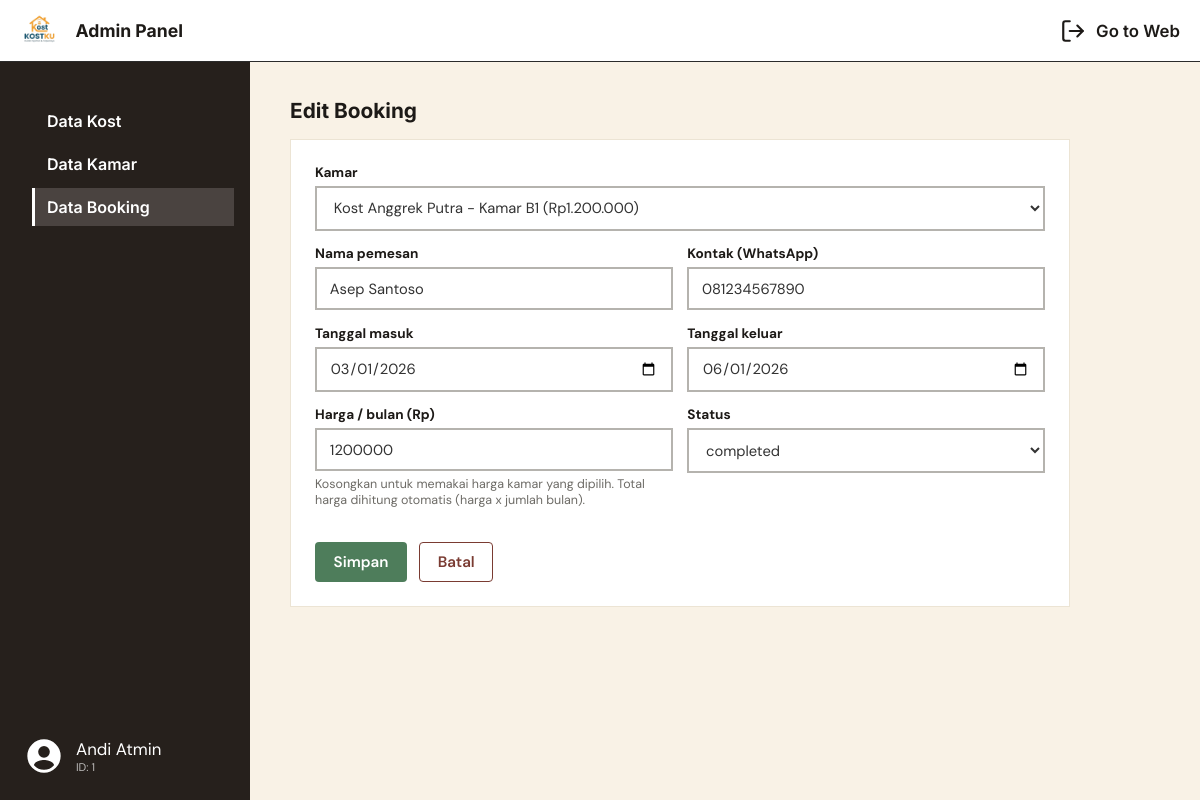
Page /admin/booking_form.php?mode=edit&id=2 (signed in) on the committed database.
### tables this page shows
CREATE TABLE bookings (
  id                INT UNSIGNED NOT NULL AUTO_INCREMENT,
  user_id           INT UNSIGNED NULL,
  room_id           INT UNSIGNED NOT NULL,
  booker_name       VARCHAR(100) NOT NULL,
  contact           VARCHAR(20) NOT NULL,
  check_in_date     DATE NOT NULL,
  check_out_date    DATE NOT NULL,
  price_at_booking  INT UNSIGNED NOT NULL,
  total_price       INT UNSIGNED NOT NULL,
  status            ENUM('pending','confirmed','rejected','cancelled','completed')
                    NOT NULL DEFAULT 'pending',
  hidden_by_user    TINYINT(1) NOT NULL DEFAULT 0,
  created_at        TIMESTAMP NOT NULL DEFAULT CURRENT_TIMESTAMP,
  updated_at        TIMESTAMP NOT NULL DEFAULT CURRENT_TIMESTAMP ON UPDATE CURRENT_TIMESTAMP,
  PRIMARY KEY (id),
  KEY idx_bookings_user (user_id),
  KEY idx_bookings_room_dates (room_id, check_in_date, check_out_date),
  KEY idx_bookings_status (status),
  CONSTRAINT fk_bookings_user FOREIGN KEY (user_id)
    REFERENCES users (id) ON DELETE SET NULL ON UPDATE CASCADE,
  CONSTRAINT fk_bookings_room FOREIGN KEY (room_id)
    REFERENCES rooms (id) ON DELETE RESTRICT ON UPDATE CASCADE,
  CONSTRAINT chk_bookings_dates CHECK (check_out_date > check_in_date)
);

CREATE TABLE rooms (
  id                 INT UNSIGNED NOT NULL AUTO_INCREMENT,
  boarding_house_id  INT UNSIGNED NOT NULL,
  name               VARCHAR(100) NOT NULL,
  room_type          VARCHAR(50) NOT NULL,
  description        TEXT NULL,
  price_per_month    INT UNSIGNED NOT NULL,
  status             ENUM('available','occupied') NOT NULL DEFAULT 'available',
  photo              VARCHAR(255) NULL,
  created_at         TIMESTAMP NOT NULL DEFAULT CURRENT_TIMESTAMP,
  updated_at         TIMESTAMP NOT NULL DEFAULT CURRENT_TIMESTAMP ON UPDATE CURRENT_TIMESTAMP,
  PRIMARY KEY (id),
  KEY idx_rooms_bh (boarding_house_id),
  KEY idx_rooms_status (status),
  CONSTRAINT fk_rooms_bh FOREIGN KEY (boarding_house_id)
    REFERENCES boarding_houses (id) ON DELETE CASCADE ON UPDATE CASCADE
);

CREATE TABLE boarding_houses (
  id               INT UNSIGNED NOT NULL AUTO_INCREMENT,
  name             VARCHAR(150) NOT NULL,
  address          VARCHAR(255) NOT NULL,
  city             VARCHAR(100) NOT NULL,
  description      TEXT NULL,
  type             ENUM('male','female','mixed','house') NOT NULL DEFAULT 'mixed',
  price_per_month  INT UNSIGNED NOT NULL,
  total_rooms      INT UNSIGNED NOT NULL DEFAULT 0,
  contact          VARCHAR(20) NOT NULL,
  status           ENUM('available','full') NOT NULL DEFAULT 'available',
  latitude         DECIMAL(10,8) NULL,
  longitude        DECIMAL(11,8) NULL,
  photo            VARCHAR(255) NULL,                 
  created_at       TIMESTAMP NOT NULL DEFAULT CURRENT_TIMESTAMP,
  updated_at       TIMESTAMP NOT NULL DEFAULT CURRENT_TIMESTAMP ON UPDATE CURRENT_TIMESTAMP,
  PRIMARY KEY (id),
  KEY idx_bh_city (city),
  KEY idx_bh_type (type),
  KEY idx_bh_status (status),
  KEY idx_bh_price (price_per_month)
);

### includes/helpers.php (called while the page is built, shortened)
<?php
function statusLabel(string $status): string
{
    $labels = [
        'available' => 'Tersedia',
        'full'      => 'Penuh',
    ];
    return $labels[$status] ?? $status;
}
function fetchAllPrepared(PDO $conn, string $sql, string $types = '', array $params = []): array
{
    if ($params === []) {
        return $conn->query($sql)->fetchAll();
    }
    $stmt = $conn->prepare($sql);
    bindPreparedParameters($stmt, $types, $params);
    $stmt->execute();
    return $stmt->fetchAll();
}
function bindPreparedParameters(PDOStatement $stmt, string $types, array $params): void
{
    foreach (array_values($params) as $index => $value) {
        $type = match ($types[$index] ?? '') {
            'i' => PDO::PARAM_INT,
            'b' => PDO::PARAM_BOOL,
            default => $value === null ? PDO::PARAM_NULL : PDO::PARAM_STR,
        };
        $stmt->bindValue($index + 1, $value, $type);
    }
}

### includes/auth.php (called while the page is built, shortened)
<?php
function e(?string $value): string
{
    return htmlspecialchars($value ?? '', ENT_QUOTES, 'UTF-8');
}

### admin/booking_form.php (the view, shortened to what this page needs)
<?php
require_once __DIR__ . '/../includes/auth.php';
require_once __DIR__ . '/../includes/helpers.php';
$mode = $_GET['mode'] ?? '';
$id   = (int) ($_GET['id'] ?? 0);
$statuses = ['pending', 'confirmed', 'rejected', 'cancelled', 'completed'];
$rooms   = fetchAllPrepared(
    $conn,
    'SELECT r.id, r.name, r.price_per_month, b.name AS house_name
     FROM rooms r JOIN boarding_houses b ON b.id = r.boarding_house_id
     ORDER BY b.name, r.name'
);
$form = [
    'room_id'          => '',
    'booker_name'      => '',
    'contact'          => '',
    'check_in_date'    => '',
    'check_out_date'   => '',
    'price_at_booking' => '',
    'status'           => 'pending',
];
if ($mode === 'edit') {
    $rows = fetchAllPrepared($conn, 'SELECT * FROM bookings WHERE id = ?', 'i', [$id]);
    foreach ($form as $field => $default) {
        $form[$field] = (string) $rows[0][$field];
    }
}
require __DIR__ . '/../includes/admin_header.php';
?>
            <h1><?= $mode === 'add' ? 'Tambah Booking' : 'Edit Booking' ?></h1>
            <?php if (empty($rooms)): ?>
                <div class="alert alert-error" role="alert">
                    Belum ada data kamar. Tambahkan kamar dulu sebelum membuat booking.
                    <a href="<?= BASE_URL ?>/admin/room_form.php?mode=add">Tambah kamar</a>
                </div>
            <?php else: ?>
            <div class="form-card">
                <form method="post" action="" novalidate>
                    <div class="field">
                        <label for="room_id">Kamar</label>
                        <select id="room_id" name="room_id" required>
                            <?php foreach ($rooms as $room): ?>
                                <option value="<?= (int) $room['id'] ?>"<?= (int) $form['room_id'] === (int) $room['id'] ? ' selected' : '' ?>>
                                    <?= e($room['house_name']) ?> - <?= e($room['name']) ?> (<?= e(formatRupiah($room['price_per_month'])) ?>)
                                </option>
                            <?php endforeach; ?>
                        </select>
                    </div>
                    <div class="field-row">
                        <div class="field">
                            <label for="booker_name">Nama pemesan</label>
                            <input type="text" id="booker_name" name="booker_name" maxlength="100"
                                   value="<?= e($form['booker_name']) ?>" required>
                        </div>
                        <div class="field">
                            <label for="contact">Kontak (WhatsApp)</label>
                            <input type="tel" id="contact" name="contact" maxlength="20"
                                   value="<?= e($form['contact']) ?>" placeholder="08123456789" required>
                        </div>
                    </div>
                    <div class="field-row">
                        <div class="field">
                            <label for="check_in_date">Tanggal masuk</label>
                            <input type="date" id="check_in_date" name="check_in_date"
                                   value="<?= e($form['check_in_date']) ?>" required>
                        </div>
                        <div class="field">
                            <label for="check_out_date">Tanggal keluar</label>
                            <input type="date" id="check_out_date" name="check_out_date"
                                   value="<?= e($form['check_out_date']) ?>" required>
                        </div>
                    </div>
                    <div class="field-row">
                        <div class="field">
                            <label for="price_at_booking">Harga / bulan (Rp)</label>
                            <input type="number" id="price_at_booking" name="price_at_booking" min="0" step="1"
                                   value="<?= e($form['price_at_booking']) ?>">
                            <p class="hint">Kosongkan untuk memakai harga kamar yang dipilih. Total harga dihitung otomatis (harga x jumlah bulan).</p>
                        </div>
                        <div class="field">
                            <label for="status">Status</label>
                            <select id="status" name="status">
                                <?php foreach ($statuses as $statusOption): ?>
                                    <option value="<?= e($statusOption) ?>"<?= $form['status'] === $statusOption ? ' selected' : '' ?>>
                                        <?= e(statusLabel($statusOption)) ?>
                                    </option>
                                <?php endforeach; ?>
                            </select>
                        </div>
                    </div>
                    <div class="form-actions">
                        <button type="submit" class="btn btn-green">Simpan</button>
                        <a class="btn btn-outline" href="<?= BASE_URL ?>/admin/bookings.php">Batal</a>
                    </div>
                </form>
            </div>
            <?php endif; ?>
<?php require __DIR__ . '/../includes/admin_footer.php'; ?>

### assets/css/admin.css (style rules this page uses)
:root { --dark: #26201c; --dark-active: #4a4340; --cream: #f9f2e6; --table-head: #e3d8c3; --line: #ece4d4; --text: #1d1a17; --muted: #6d6b66; --green: #4e7d5b; --green-dark: #3f6849; --orange: #dc8c2f; --orange-dark: #c47a22; --red: #c0524a; --red-dark: #a8433c; --maroon: #7a3b32; }
*, *::before, *::after { box-sizing: border-box; }
body { display: flex; flex-direction: column; min-height: 100vh; margin: 0; background: var(--cream); color: var(--text); font-family: "DM Sans", system-ui, -apple-system, "Segoe UI", sans-serif; }
.admin-content h1 { margin: 0 0 16px; font-family: "Inter", system-ui, sans-serif; font-size: 20.8px; font-weight: 700; }
.btn { display: inline-flex; align-items: center; justify-content: center; gap: 6.4px; height: 40px; padding: 0 17.6px; border: 1px solid transparent; border-radius: 4px; font: inherit; font-size: 15.2px; font-weight: 600; text-decoration: none; cursor: pointer; }
.btn-outline { border: 1px solid var(--maroon); background-color: #fff; color: var(--maroon); }
.btn-green { background: var(--green); color: #fff; }
.form-card { max-width: 780px; padding: 24px; border: 1px solid var(--line); background: #fff; }
.field { margin-bottom: 14.4px; }
.field label { display: block; margin-bottom: 4.8px; font-size: 13.6px; font-weight: 700; }
.field input, .field select, .field textarea { display: block; width: 100%; padding: 9.6px 12.8px; border: 2px solid #b5b3ae; border-radius: 0; background: #fff; color: #333; font: inherit; font-size: 14.72px; }
.field-row { display: grid; grid-template-columns: 1fr 1fr; gap: 14.4px; }
.hint { margin: 4.8px 0 0; color: var(--muted); font-size: 12.48px; }
.form-actions { display: flex; gap: 12px; margin-top: 20px; }

### rows in the picture
bookings: room_id "Kost Anggrek Putra - Kamar B1 (Rp1.200.000)", booker_name "Asep Santoso", contact "081234567890", check_in_date "03/01/2026", check_out_date "06/01/2026", price_at_booking "1200000"

### other values in the picture
$item['label'] "Data Kost"
$item['label'] "Data Kamar"
$item['label'] "Data Booking"
$_SESSION['name'] "Andi Atmin"
currentUserId() "1"
form field status "completed"
